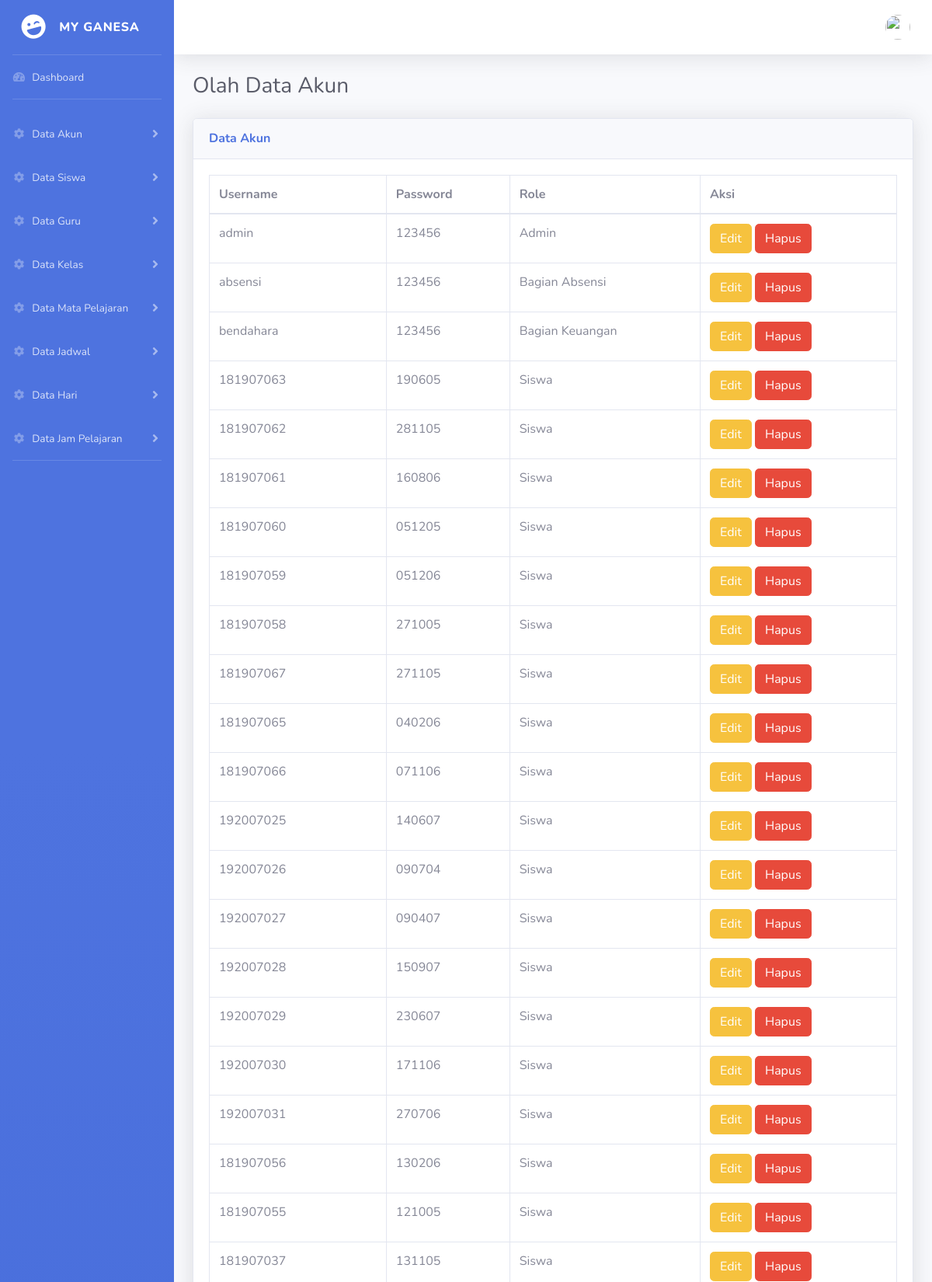
The app's page /admin/data_akun.php (signed in, upper part) with its own data.
### tables this page shows
CREATE TABLE `akun` (
  `id_akun` int(11) NOT NULL,
  `username` varchar(25) NOT NULL,
  `password` varchar(50) NOT NULL,
  `role` varchar(3) NOT NULL
);

### admin/header.php (called while the page is built, shortened)
<?php
	include "../connect.php";
	if(isset($_SESSION['username'])){
		$sesname = $_SESSION['username'];
		$q = "select * from akun where username = '$sesname'";
		$result = mysqli_query($link, $q);
	}else{
        header("location:../index.php");
    }
?>

### admin/data_akun.php (the view, shortened to what this page needs)
<?php include 'header.php'; ?>
<!DOCTYPE html>
<html lang="en">
<head>
  <link href="../vendor/fontawesome-free/css/all.min.css" rel="stylesheet" type="text/css">
  <link href="../css/sb-admin-2.min.css" rel="stylesheet">
</head>
<body id="page-top">
  <div id="wrapper">
    <div id="content-wrapper" class="d-flex flex-column">
      <div id="content">
        <div class="container-fluid">
          <h1 class="h3 mb-4 text-gray-800">Olah Data Akun</h1>
          <?php
            $sql="SELECT * FROM akun ORDER BY role ASC";
            $res=mysqli_query($link,$sql);
            $ketemu=mysqli_num_rows($res);
          ?>
          <div class="card shadow mb-4">
            <div class="card-header py-3">
              <h6 class="m-0 font-weight-bold text-primary">Data Akun</h6>
            </div>
            <div class="card-body">
              <div class="table-responsive">
                <table class="table table-bordered" id="dataTable" width="100%" cellspacing="0">
                  <thead>
                    <tr>
                      <th>Username</th>
                      <th>Password</th>
                      <th>Role</th>
                      <th>Aksi</th>
                    </tr>
                  </thead>
                  <tbody>
                    <?php
                      if($ketemu){
                        foreach($res as $data){
                          ?>
                            <tr>
                              <td><?php echo "$data[username]"; ?></td>
                              <td><?php echo "$data[password]"; ?></td>
                              <?php
                                if($data["role"] == "00"){
                                    $role = "Admin";
                                }else if($data["role"] == "01"){
                                    $role = "Bagian Absensi";
                                }else if($data["role"] == "10"){
                                    $role = "Bagian Keuangan";
                                }else if($data["role"] == "11"){
                                    $role = "Siswa";
                                }
                              ?>
                              <td><?php echo "$role"; ?></td>
                              <td><?php echo "<a class='btn btn-warning' href='edit_akun.php?id=$data[id_akun]'>Edit</a> ";
                                   echo "<a class='btn btn-danger' href='hapus_akun.php?id=$data[id_akun]'>Hapus</a>"; ?></td>
                            </tr>
                          <?php
                        }
                      }else{?>
                        <tr><td colspan="4"><center>Tidak ada data.</td><center></tr><?php
                      }
                    ?>
                  </tbody>
                </table>
              </div>
            </div>
          </div>
        </div>
      </div>
    </div>
  </div>
</body>
</html>

### records on screen
akun: username "admin", password "123456", role "Admin"
akun: username "absensi", password "123456", role "Bagian Absensi"
akun: username "bendahara", password "123456", role "Bagian Keuangan"
akun: username "181907063", password "190605", role "Siswa"
akun: username "181907062", password "281105", role "Siswa"
akun: username "181907061", password "160806", role "Siswa"
akun: username "181907060", password "051205", role "Siswa"
akun: username "181907059", password "051206", role "Siswa"
akun: username "181907058", password "271005", role "Siswa"
akun: username "181907067", password "271105", role "Siswa"
akun: username "181907065", password "040206", role "Siswa"
akun: username "181907066", password "071106", role "Siswa"
akun: username "192007025", password "140607", role "Siswa"
akun: username "192007026", password "090704", role "Siswa"
akun: username "192007027", password "090407", role "Siswa"
akun: username "192007028", password "150907", role "Siswa"
akun: username "192007029", password "230607", role "Siswa"
akun: username "192007030", password "171106", role "Siswa"
akun: username "192007031", password "270706", role "Siswa"
akun: username "181907056", password "130206", role "Siswa"
akun: username "181907055", password "121005", role "Siswa"
akun: username "181907037", password "131105", role "Siswa"
